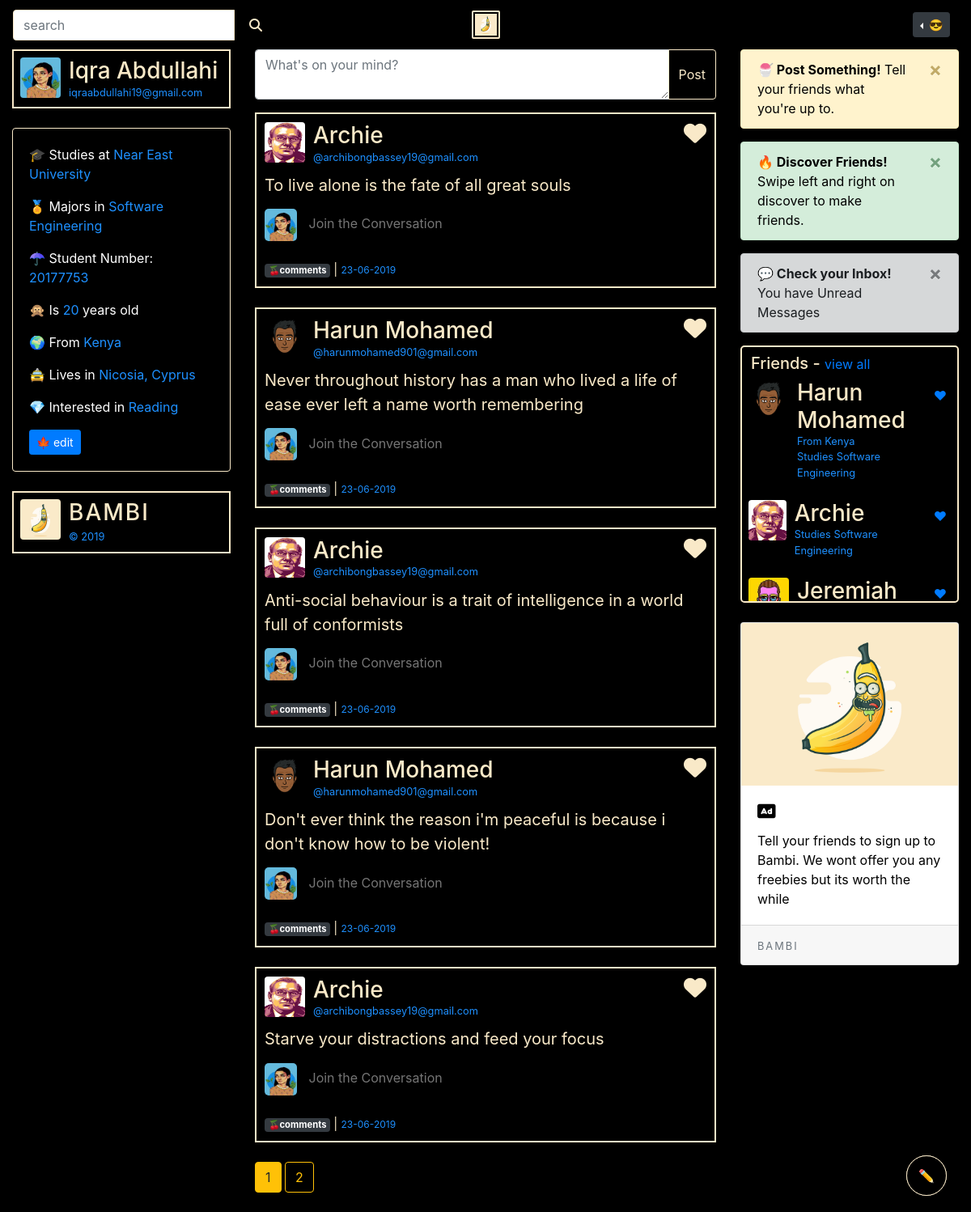
/home (signed in), run on the app's committed database.
### bambiv3/models.py (models this page shows, shortened)
class User(db.Model, UserMixin):
	id = db.Column(db.Integer, primary_key=True)
	username = db.Column(db.String(20), unique=True, nullable=False)
	email = db.Column(db.String(120), unique=True, nullable=False)
	image_file = db.Column(db.String(20), nullable=False, default='default.jpg')
	password = db.Column(db.String(60), nullable=False)
	department = db.Column(db.String(20), nullable=False)
	student_number = db.Column(db.Integer(), unique=True, nullable=False)
	age = db.Column(db.Integer(), nullable=False)
	country = db.Column(db.String(20), nullable=False)
	hobby = db.Column(db.String(20), nullable=False)
	posts = db.relationship('Post', backref='author', lazy=True)

class Post(db.Model):
	id = db.Column(db.Integer, primary_key=True)
	title = db.Column(db.String(100)) #nullable=False
	date_posted = db.Column(db.DateTime, nullable=False, default=datetime.utcnow)
	content = db.Column(db.Text, nullable=False)
	user_id = db.Column(db.Integer, db.ForeignKey('user.id'), nullable=False)

### bambiv3/routes.py (the view)
@app.route('/')
@app.route('/home', methods=['GET', 'POST'])
def home():
	form = PostForm()
	if form.validate_on_submit():
		post = Post(title=form.title.data, content=form.content.data, author=current_user)
		db.session.add(post)
		db.session.commit()
		flash('Your Post Has been Created!', 'success')
		return redirect(url_for('home'))
	page = request.args.get('page', 1, type=int)
	posts = Post.query.order_by(Post.date_posted.desc()).paginate(per_page=5, page=page)
	users = User.query.all()
	if current_user.is_authenticated:
		image_file = url_for('static', filename='profile_pics/' + current_user.image_file)
		return render_template('home.html', title="Home", form=form, posts=posts, image_file=image_file, users=users)
	else:
		return redirect(url_for('login'))

### bambiv3/forms.py
class PostForm(FlaskForm):
	title = StringField('Title') #validators=[DataRequired()]
	content = TextAreaField('Content', validators=[DataRequired()])
	submit = SubmitField('Post')

### bambiv3/models.py (called while the page is built)
@login_manager.user_loader
def load_user(user_id):
	return User.query.get(int(user_id))

### bambiv3/routes.py (called while the page is built)
@app.before_request
def before_request():
    if current_user.is_authenticated:
        current_user.last_seen = datetime.utcnow()
        db.session.commit()

### bambiv3/templates/home.html (shortened to what this page needs)
{% extends "layout.html" %}
{% block content %}
<div class="container-fluid">
  <div class="row">
    <div class="col-lg-3 d-none d-lg-block">
      {% if current_user.is_authenticated %}
      <header style="color:#F9E9C8;border:2px solid #F9E9C8;padding:8px;cursor:pointer;" data-toggle="modal" data-target="#profile" title="🍌: Click to Preview Your Profile Info">
        <img src="{{ url_for('static', filename='profile_pics/' + current_user.image_file) }}" alt="default profile" class="profile-thumbnail">
        <div class="profile-name">
          <h3>{{current_user.username}}</h3>
          <small>{{current_user.email}}</small>
        </div>
      </header>
      <br>
    <div class="card about" style="color:#fff;background:#000;text-align:left;border:1px solid #F9E9C8;">
    <div class="card-body">
      <p> 🎓 Studies at <span>Near East University</span></p>
      <p> 🏅 Majors in <span>{{current_user.department}}</span></p>
      <p> ☂ Student Number: <span>{{current_user.student_number}}</span></p>
      <p> 🙊 Is <span>{{current_user.age}}</span> years old</p>
      <p> 🌍 From <span>{{current_user.country}}</span></p>
      <p> 🚖 Lives in <span>Nicosia, Cyprus</span></p>
      <p> 💎 Interested in <span>{{current_user.hobby}}</span></p>
      <a class="btn btn-sm btn-primary" href="{{ url_for('account') }}">🍁 edit</a>
    </div>
  </div>
  <br>
  <header style="color:#F9E9C8;border:2px solid #F9E9C8;padding:8px;" data-toggle="popover" data-content="🍌: Click to know more about Bambi">
    <a href="{{url_for('about')}}" target="_blank" style="color: #F9E9C8;text-decoration: none;">
    <img src="{{ url_for('static', filename='profile_pics/' + 'logo.png') }}" alt="logo" class="profile-thumbnail">
    <div class="profile-name">
      <h3 class="logo">BAMBI</h3>
      <small>&copy 2019</small>
    </a>
    </div>
  {% endif %}
</div>
    <div class="col-lg-6">
      {% if current_user.is_authenticated %}
          <form method="POST" action="" enctype="multipart/form-data" data-toggle="popover" data-content="🍌: Here you can add short posts without Titles">
              <div class="input-group mb-3">
                {% if form.content.errors %}
                {{ form.content(class="form-control is-invalid", placeholder="What's on your mind?") }}
                <div class="invalid-feedback">
                  {% for error in form.content.errors %}
                  <span>{{ error }}</span>
                  {% endfor %}
                </div>
                {% else %}
                {{ form.content(class="form-control", placeholder="What's on your mind?") }}
                {% endif %}
            <div class="input-group-append" style="color:#F9E9C8;border-color: #F9E9C8;">
              {{ form.submit(class="btn btn-outline-warning", style="color:#F9E9C8;border-color: #F9E9C8;") }}
            </div>
          </div>
          </form>
          {%  endif %}
   {% for post in posts.items %}
    <div class="post">
      <header>
          <img src="{{ url_for('static', filename='profile_pics/' + post.author.image_file) }}" alt="profile pic" class="profile-thumbnail" data-toggle="popover" data-content="😎 : I am {{post.author.age}} from {{post.author.country}} and I study {{post.author.department}}. I am Interested in {{post.author.hobby}}">
          <div class="profile-name">
            <h3 data-toggle="popover" data-content="🍌: View {{post.author.username}}'s Info"><a href="{{url_for('user_posts', username=post.author.username)}}" style="color:#F9E9C8;">{{post.author.username}}</a></h3>
            <small>@{{post.author.email}}</small>
          </div>
          <div class="follow-btn">
            {% if post.author != current_user %}
            <i class="fas fa-heart love" style="font-size: 28px;"></i>
            {% endif %}
          </div>
        </header>
        <div id="inner">
          <p>{{post.content|urlize(40, target='_blank')}}</p>
          <div class="comments">
            <img src="{{ url_for('static', filename='profile_pics/' + current_user.image_file) }}" style="width: 40px;height: 40px;border-radius:5px;">
            <input type="text" name="comment" placeholder="Join the Conversation" style="background:#000;border:none;border-radius:5px;outline:none;width:85%;height: 35px;padding:10px;color:#F9E9C8;margin-top:5px;">
          </div>
          <br>
        </div>
        <footer>
          <div class="stats">
            <div class="Retweets">
               <a  class="badge badge-dark" href="{{url_for('post', post_id=post.id)}}">🍒comments</a> | <small class="date">{{post.date_posted.strftime('%d-%m-%Y')}}</small>
            </div>
          </div>
        </footer>
    </div>
    <br>
  {% endfor %}
    {% for page_num in posts.iter_pages(left_edge=1, right_edge=1, left_current=1, right_current=2) %}
      {% if page_num %}
        {% if posts.page == page_num %}
          <a href="{{ url_for('home', page=page_num) }}" class="btn btn-warning mb-4">{{page_num}}</a>
        {% else %}
          <a href="{{ url_for('home', page=page_num) }}" class="btn btn-outline-warning mb-4">{{page_num}}</a>
        {% endif %}
      {% else %}
        ...
      {% endif %}
    {% endfor %}
</div>
    <div class="col-lg-3 d-none d-lg-block">
      {% if current_user.is_authenticated %}
      <div class="alert alert-warning alert-dismissible fade show" role="alert">
        <a href="{{ url_for('new_post') }}"  style="color:#000;text-decoration: none">
      <strong>🍧 Post Something!</strong> Tell your friends what you're up to.</a>
        <button type="button" class="close" data-dismiss="alert" aria-label="Close">
          <span aria-hidden="true">&times;</span>
        </button>
      </div>
      <div class="alert alert-success alert-dismissible fade show" role="alert">
        <a href="{{ url_for('discover') }}"  style="color:#000;text-decoration: none">
      <strong>🔥 Discover Friends!</strong> Swipe left and right on discover to make friends.</a>
        <button type="button" class="close" data-dismiss="alert" aria-label="Close">
          <span aria-hidden="true">&times;</span>
        </button>
      </div>
      <div class="alert alert-dark alert-dismissible fade show" role="alert">
      <strong>💬 Check your Inbox! </strong>You have Unread Messages
        <button type="button" class="close" data-dismiss="alert" aria-label="Close">
          <span aria-hidden="true">&times;</span>
        </button>
      </div>
      <div style="color:#F9E9C8;border:2px solid #F9E9C8;padding:8px;cursor:pointer;border-radius:5px;overflow:auto;height:318px;">
        <h5 style="padding-left: 3px;">Friends - <small><a href="{{url_for('discover')}}" target="_blank">view all</a></small></h5>
        {% for user in users if user != current_user %}
        <header>
        <img src="{{ url_for('static', filename='profile_pics/' + user.image_file) }}" alt="default profile" class="profile-thumbnail">
        <div class="profile-name">
          <h3>{{user.username}}</h3>
          {% if user.country == current_user.country %}
          <small>From {{user.country}}</small>
          {% endif %}
          {% if user.department == current_user.department %}
          <small>Studies {{user.department}}</small>
          {% endif %}
        </div>
        <div class="follow-btn">
            <button style="height:40px;background:#000;color:#F9E9C8;"><a href="{{url_for('user_posts', username=user.username)}}"target="_blank">❤</a></button>
          </div>
      </header>
      <br>
      {% endfor %}
      </div>
      <br>
      <div class="card" style="color:#000;">
      <img class="card-img-top" src="{{ url_for('static', filename='profile_pics/' + 'logo.png') }}" alt="logo">
      <div class="card-body">
        <h5 class="card-title"><i class="fas fa-ad"></i></h5>
        <p class="card-text">Tell your friends to sign up to Bambi. We wont offer you any freebies but its worth the while</p>
      </div>
      <div class="card-footer">
        <small class="text-muted logo">BAMBI</small>
      </div>
    </div>
    <div id="new_post">
      <button class="post_btn"><a href="{{ url_for('new_post') }}" style="color:#F9E9C8;"></a></button>
    </div>
    {% endif %}
</div>
{% endblock content %}

### bambiv3/templates/layout.html (shortened to what this page needs)
<!doctype html>
<html lang="en">
  <head>
    <link rel="stylesheet" href="https://stackpath.bootstrapcdn.com/bootstrap/4.3.1/css/bootstrap.min.css">
    <link rel="stylesheet" type="text/css" href="{{ url_for('static', filename='main.css') }}">
  </head>
  <body>
<nav class="navbar navbar-expand-md navbar-dark sticky-top">
    <div class="navbar-collapse collapse w-100 order-1 order-md-0 dual-collapse2">
        <ul class="navbar-nav mr-auto">
            <li>
              <form class="form-inline">
                <div class="input-group">
                  <input type="text" class="form-control  search" placeholder="search" aria-label="Search" aria-describedby="basic-addon1"> <br>
                  <button class="btn  my-2 my-sm-0" type="submit"><i class="fas fa-search" style="color:#F9E9C8;"></i></button>
                </div>
              </form>
            </li>
        </ul>
    </div>
    <div class="mx-auto order-0">
      <a class="navbar-brand mx-auto" href="{{ url_for('home') }}">
        <img src="{{ url_for('static', filename='profile_pics/' + 'logo.png') }}" width="35" height="35" class="d-inline-block align-top" alt="" style="border:2px solid #F9E9C8; padding:2px;border-radius:2px;">
      </a>
  </div>
    <div class="navbar-collapse collapse w-100 order-3 dual-collapse2 settings">
        <ul class="navbar-nav ml-auto">
          {% if current_user.is_authenticated %}
          <li>
            <div class="dropdown dropleft">
            <button class="btn  btn-sm btn-dark dropdown-toggle" type="button" id="dropdownMenuButton" data-toggle="dropdown" aria-haspopup="true" aria-expanded="false">
               <span>😎</span>
            </button>
          </div>
          </li>
          {% endif %}
        </ul>
    </div>
</nav>
  {% block content %} {% endblock %}
  {% if current_user.is_authenticated %}
      <div id="new_post">
          <button class="post_btn"><a href="{{ url_for('new_post') }}" style="color:#F9E9C8;" data-toggle="popover" data-content="🍌: Add Longer Posts with Titles">✏</a></button>
        </div>
    {% endif %}
  </body>
</html>

### bambiv3/static/main.css (style rules this page uses)
body { background:#000; color: #F9E9C8; }
nav { background: #000; }
.search { margin-right:5px; border: 1px solid #F9E9C8; outline:none; color:#000; background:#fff; }
.settings li { padding-right:10px; }
.logo { color:#F9E9C8; letter-spacing:2px; }
.about span, small { color:#1e90ff; }

### bambiv3/templates/home.html (style rules this page uses)
header, footer { display: flex; flex-direction: row; }
header .profile-thumbnail { width: 50px; height: 50px; border-radius: 4px; }
header .profile-name { display: flex; flex-direction:column; margin-left: 10px; }
header .follow-btn { display: flex; margin: 0 0 0 auto; }
header .follow-btn button { border: 0; border-radius: 3px; padding: 5px; }
header h3, header h4 { display: flex; margin: 0; }
#inner p { margin-bottom: 10px; font-size: 20px; }
footer .stats { display: flex; font-size: 15px; }
.post { border: 2px solid #F9E9C8; padding: 10px; }
.post_btn { background-color : #000; color: #F9E9C8; padding: 10px 20px; border:none; outline:none; border:2px solid #F9E9C8; padding: 2px; border-radius: 50%; height:70px; width:70px; }
#new_post { position: fixed; bottom: 20px; right: 30px; }
.love { cursor: pointer; }

### bambiv3/templates/layout.html (style rules this page uses)
.post_btn { background-color : #000; color: #F9E9C8; padding: 10px 20px; outline:none; border:1px solid #F9E9C8; padding: 2px; border-radius: 50%; height:50px; width:50px; }
#new_post { position: fixed; bottom: 20px; right: 30px; }

### data on the page
User: image_file (picture), username "Iqra Abdullahi", email "iqraabdullahi19@gmail.com", department "Software Engineering", student_number "20177753", age "20", country "Kenya", hobby "Reading"
Post: image_file (placeholder picture), author.username "Archie", author.email "archibongbassey19@gmail.com", content "To live alone is the fate of all great souls", image_file (picture), date_posted "23-06-2019"
Post: image_file (picture), author.username "Harun Mohamed", author.email "harunmohamed901@gmail.com", content "Never throughout history has a man who lived a life of ease ever left a name worth remembering", date_posted "23-06-2019"
Post: image_file (placeholder picture), author.username "Archie", author.email "archibongbassey19@gmail.com", content "Anti-social behaviour is a trait of intelligence in a world full of conformists", image_file (picture), date_posted "23-06-2019"
Post: image_file (picture), author.username "Harun Mohamed", author.email "harunmohamed901@gmail.com", content "Don't ever think the reason i'm peaceful is because i don't know how to be violent!", date_posted "23-06-2019"
Post: image_file (placeholder picture), author.username "Archie", author.email "archibongbassey19@gmail.com", content "Starve your distractions and feed your focus", image_file (picture), date_posted "23-06-2019"
User: image_file (picture), username "Harun Mohamed", country "Kenya", department "Software Engineering"
User: image_file (placeholder picture), username "Archie", department "Software Engineering"
User: image_file (picture), username "Jeremiah"

### other printed values
{{ page_num }} "1"
{{ page_num }} "2"
